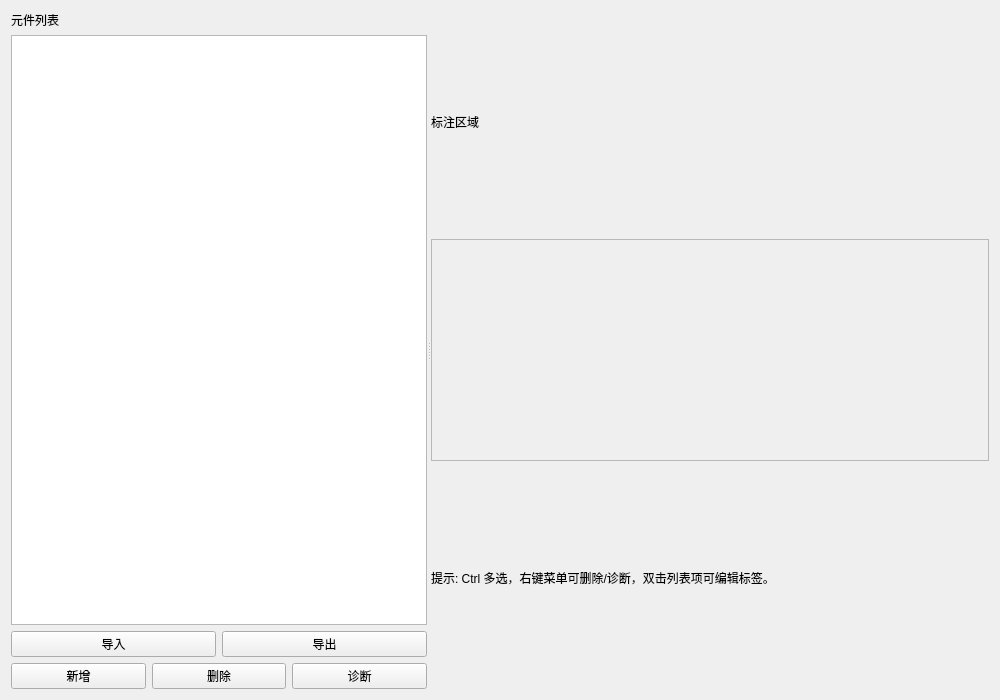
<?xml version="1.0" encoding="UTF-8"?>
<ui version="4.0">
 <class>LebalItemManager</class>
 <widget class="QWidget" name="LebalItemManager">
  <property name="geometry">
   <rect>
    <x>0</x>
    <y>0</y>
    <width>1000</width>
    <height>700</height>
   </rect>
  </property>
  <property name="windowTitle">
   <string>Label Manager</string>
  </property>
  <layout class="QHBoxLayout" name="horizontalLayout_main">
   <item>
    <widget class="QSplitter" name="splitterMain">
     <property name="orientation">
      <enum>Qt::Horizontal</enum>
     </property>
     <widget class="QWidget" name="leftPanel">
      <property name="minimumSize">
       <size>
        <width>240</width>
        <height>0</height>
       </size>
      </property>
      <layout class="QVBoxLayout" name="verticalLayout_left">
       <item>
        <widget class="QLabel" name="labelListTitle">
         <property name="text">
          <string>元件列表</string>
         </property>
        </widget>
       </item>
       <item>
        <widget class="QListWidget" name="listLabels">
         <property name="selectionMode">
          <enum>QAbstractItemView::ExtendedSelection</enum>
         </property>
        </widget>
       </item>
       <item>
        <layout class="QHBoxLayout" name="horizontalLayout_listButtons">
         <item>
          <widget class="QPushButton" name="btnImport">
           <property name="text">
            <string>导入</string>
           </property>
          </widget>
         </item>
         <item>
          <widget class="QPushButton" name="btnExport">
           <property name="text">
            <string>导出</string>
           </property>
          </widget>
         </item>
        </layout>
       </item>
       <item>
        <layout class="QHBoxLayout" name="horizontalLayout_actions">
         <item>
          <widget class="QPushButton" name="btnAdd">
           <property name="text">
            <string>新增</string>
           </property>
          </widget>
         </item>
         <item>
          <widget class="QPushButton" name="btnDelete">
           <property name="text">
            <string>删除</string>
           </property>
          </widget>
         </item>
         <item>
          <widget class="QPushButton" name="btnDiagnose">
           <property name="text">
            <string>诊断</string>
           </property>
          </widget>
         </item>
        </layout>
       </item>
      </layout>
     </widget>
     <widget class="QWidget" name="rightPanel">
      <layout class="QVBoxLayout" name="verticalLayout_right">
       <item>
        <widget class="QLabel" name="labelPreviewTitle">
         <property name="text">
          <string>标注区域</string>
         </property>
        </widget>
       </item>
       <item>
        <widget class="QFrame" name="frameView">
         <property name="frameShape">
          <enum>QFrame::StyledPanel</enum>
         </property>
         <layout class="QVBoxLayout" name="verticalLayout_view">
          <item>
           <widget class="QWidget" name="graphicsContainer"/>
          </item>
         </layout>
        </widget>
       </item>
       <item>
        <widget class="QLabel" name="labelHint">
         <property name="text">
          <string>提示: Ctrl 多选，右键菜单可删除/诊断，双击列表项可编辑标签。</string>
         </property>
        </widget>
       </item>
      </layout>
     </widget>
    </widget>
   </item>
  </layout>
 </widget>
 <resources/>
 <connections/>
</ui>
